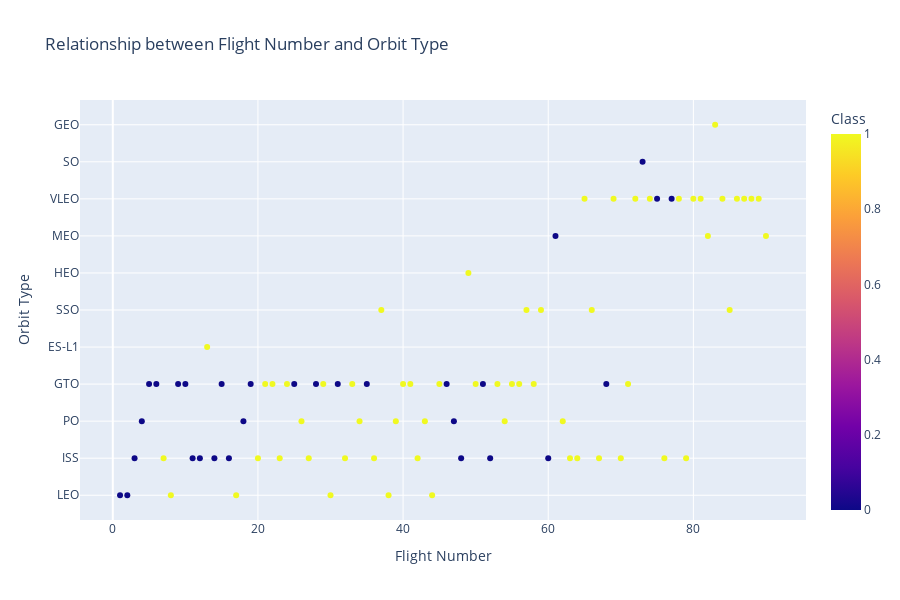

Write notebook code for a chart like this one.
### Markdown cell above
For each orbit, we want to see if there is any relationship between FlightNumber and Orbit type.

### Code cell
# Plot a scatter point chart with x axis to be FlightNumber and y axis to be the Orbit, and hue to be the class value
fig = px.scatter(df, x='FlightNumber', y='Orbit', color='Class',
                 title='Relationship between Flight Number and Orbit Type',
                 labels={'FlightNumber': 'Flight Number', 'Orbit': 'Orbit Type'},
                 height=600)

# Show the plot
fig.show()

### Figure 1 — Plotly figure (JSON) as saved in the notebook; plotly's stock layout.template omitted (floating-point values rounded to 4 significant figures)
{"data": [{"hovertemplate": "Flight Number=%{x}<br>Orbit Type=%{y}<br>Class=%{marker.color}<extra></extra>", "legendgroup": "", "marker": {"color": [0, 0, 0, 0, 0, 0, 1, 1, 0, 0, 0, 0, 1, 0, 0, 0, 1, 0, 0, 1, 1, 1, 1, 1, 0, 1, 1, 0, 1, 1, 0, 1, 1, 1, 0, 1, 1, 1, 1, 1, 1, 1, 1, 1, 1, 0, 0, 0, 1, 1, 0, 0, 1, 1, 1, 1, 1, 1, 1, 0, 0, 1, 1, 1, 1, 1, 1, 0, 1, 1, 1, 1, 0, 1, 0, 1, 0, 1, 1, 1, 1, 1, 1, 1, 1, 1, 1, 1, 1, 1], "coloraxis": "coloraxis", "symbol": "circle"}, "mode": "markers", "name": "", "orientation": "h", "showlegend": false, "type": "scatter", "x": [1, 2, 3, 4, 5, 6, 7, 8, 9, 10, 11, 12, 13, 14, 15, 16, 17, 18, 19, 20, 21, 22, 23, 24, 25, 26, 27, 28, 29, 30, 31, 32, 33, 34, 35, 36, 37, 38, 39, 40, 41, 42, 43, 44, 45, 46, 47, 48, 49, 50, 51, 52, 53, 54, 55, 56, 57, 58, 59, 60, 61, 62, 63, 64, 65, 66, 67, 68, 69, 70, 71, 72, 73, 74, 75, 76, 77, 78, 79, 80, 81, 82, 83, 84, 85, 86, 87, 88, 89, 90], "xaxis": "x", "y": ["LEO", "LEO", "ISS", "PO", "GTO", "GTO", "ISS", "LEO", "GTO", "GTO", "ISS", "ISS", "ES-L1", "ISS", "GTO", "ISS", "LEO", "PO", "GTO", "ISS", "GTO", "GTO", "ISS", "GTO", "GTO", "PO", "ISS", "GTO", "GTO", "LEO", "GTO", "ISS", "GTO", "PO", "GTO", "ISS", "SSO", "LEO", "PO", "GTO", "GTO", "ISS", "PO", "LEO", "GTO", "GTO", "PO", "ISS", "HEO", "GTO", "GTO", "ISS", "GTO", "PO", "GTO", "GTO", "SSO", "GTO", "SSO", "ISS", "MEO", "PO", "ISS", "ISS", "VLEO", "SSO", "ISS", "GTO", "VLEO", "ISS", "GTO", "VLEO", "SO", "VLEO", "VLEO", "ISS", "VLEO", "VLEO", "ISS", "VLEO", "VLEO", "MEO", "GEO", "VLEO", "SSO", "VLEO", "VLEO", "VLEO", "VLEO", "MEO"], "yaxis": "y"}], "layout": {"coloraxis": {"colorbar": {"title": {"text": "Class"}}, "colorscale": [[0, "#0d0887"], [0.1111, "#46039f"], [0.2222, "#7201a8"], [0.3333, "#9c179e"], [0.4444, "#bd3786"], [0.5556, "#d8576b"], [0.6667, "#ed7953"], [0.7778, "#fb9f3a"], [0.8889, "#fdca26"], [1, "#f0f921"]]}, "height": 600, "legend": {"tracegroupgap": 0}, "title": {"text": "Relationship between Flight Number and Orbit Type"}, "xaxis": {"anchor": "y", "domain": [0, 1], "title": {"text": "Flight Number"}}, "yaxis": {"anchor": "x", "domain": [0, 1], "title": {"text": "Orbit Type"}}}}
